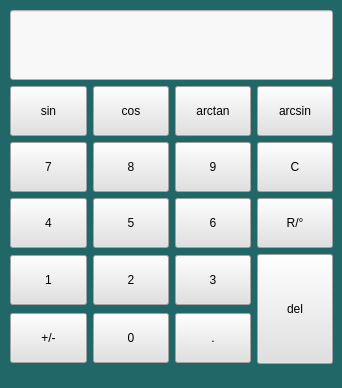
<?xml version="1.0" encoding="UTF-8"?>
<ui version="4.0">
 <class>MainWindow</class>
 <widget class="QMainWindow" name="MainWindow">
  <property name="geometry">
   <rect>
    <x>0</x>
    <y>0</y>
    <width>342</width>
    <height>388</height>
   </rect>
  </property>
  <property name="windowTitle">
   <string>Calculator</string>
  </property>
  <property name="styleSheet">
   <string notr="true">background-color: rgb(34, 103, 103);</string>
  </property>
  <widget class="QWidget" name="centralwidget">
   <property name="tabletTracking">
    <bool>false</bool>
   </property>
   <widget class="QWidget" name="layoutWidget">
    <property name="geometry">
     <rect>
      <x>10</x>
      <y>10</y>
      <width>323</width>
      <height>356</height>
     </rect>
    </property>
    <layout class="QGridLayout" name="gridLayout">
     <item row="1" column="0">
      <widget class="QPushButton" name="sin_button">
       <property name="minimumSize">
        <size>
         <width>75</width>
         <height>50</height>
        </size>
       </property>
       <property name="styleSheet">
        <string notr="true">QPushButton{background-color: rgb(225, 225, 225);
font: 75 12pt &quot;Arial&quot;;}
QPushButton:hover { background-color: rgb(243, 243, 243); }
</string>
       </property>
       <property name="text">
        <string>sin</string>
       </property>
       <property name="iconSize">
        <size>
         <width>32</width>
         <height>32</height>
        </size>
       </property>
      </widget>
     </item>
     <item row="1" column="1">
      <widget class="QPushButton" name="cos_button">
       <property name="minimumSize">
        <size>
         <width>0</width>
         <height>50</height>
        </size>
       </property>
       <property name="styleSheet">
        <string notr="true">QPushButton{background-color: rgb(225, 225, 225);
font: 75 12pt &quot;Arial&quot;;}
QPushButton:hover { background-color: rgb(243, 243, 243); }
</string>
       </property>
       <property name="text">
        <string>cos</string>
       </property>
      </widget>
     </item>
     <item row="1" column="3">
      <widget class="QPushButton" name="arcsin_button">
       <property name="minimumSize">
        <size>
         <width>75</width>
         <height>50</height>
        </size>
       </property>
       <property name="styleSheet">
        <string notr="true">QPushButton{background-color: rgb(225, 225, 225);
font: 75 12pt &quot;Arial&quot;;}
QPushButton:hover { background-color: rgb(243, 243, 243); }
</string>
       </property>
       <property name="text">
        <string>arcsin</string>
       </property>
      </widget>
     </item>
     <item row="2" column="1">
      <widget class="QPushButton" name="number_8_button">
       <property name="minimumSize">
        <size>
         <width>0</width>
         <height>50</height>
        </size>
       </property>
       <property name="styleSheet">
        <string notr="true">QPushButton{background-color: rgb(225, 225, 225);
font: 75 12pt &quot;Arial&quot;;}
QPushButton:hover { background-color: rgb(243, 243, 243); }
</string>
       </property>
       <property name="text">
        <string>8</string>
       </property>
      </widget>
     </item>
     <item row="2" column="2">
      <widget class="QPushButton" name="number_9_button">
       <property name="minimumSize">
        <size>
         <width>0</width>
         <height>50</height>
        </size>
       </property>
       <property name="styleSheet">
        <string notr="true">QPushButton{background-color: rgb(225, 225, 225);
font: 75 12pt &quot;Arial&quot;;}
QPushButton:hover { background-color: rgb(243, 243, 243); }
</string>
       </property>
       <property name="text">
        <string>9</string>
       </property>
      </widget>
     </item>
     <item row="2" column="0">
      <widget class="QPushButton" name="number_7_button">
       <property name="minimumSize">
        <size>
         <width>0</width>
         <height>50</height>
        </size>
       </property>
       <property name="styleSheet">
        <string notr="true">QPushButton{background-color: rgb(225, 225, 225);
font: 75 12pt &quot;Arial&quot;;}
QPushButton:hover { background-color: rgb(243, 243, 243); }
</string>
       </property>
       <property name="text">
        <string>7</string>
       </property>
      </widget>
     </item>
     <item row="3" column="0">
      <widget class="QPushButton" name="number_4_button">
       <property name="minimumSize">
        <size>
         <width>0</width>
         <height>50</height>
        </size>
       </property>
       <property name="styleSheet">
        <string notr="true">QPushButton{background-color: rgb(225, 225, 225);
font: 75 12pt &quot;Arial&quot;;}
QPushButton:hover { background-color: rgb(243, 243, 243); }
</string>
       </property>
       <property name="text">
        <string>4</string>
       </property>
      </widget>
     </item>
     <item row="3" column="2">
      <widget class="QPushButton" name="number_6_button">
       <property name="minimumSize">
        <size>
         <width>0</width>
         <height>50</height>
        </size>
       </property>
       <property name="styleSheet">
        <string notr="true">QPushButton{background-color: rgb(225, 225, 225);
font: 75 12pt &quot;Arial&quot;;}
QPushButton:hover { background-color: rgb(243, 243, 243); }
</string>
       </property>
       <property name="text">
        <string>6</string>
       </property>
      </widget>
     </item>
     <item row="4" column="0">
      <widget class="QPushButton" name="number_1_button">
       <property name="minimumSize">
        <size>
         <width>0</width>
         <height>50</height>
        </size>
       </property>
       <property name="styleSheet">
        <string notr="true">QPushButton{background-color: rgb(225, 225, 225);
font: 75 12pt &quot;Arial&quot;;}
QPushButton:hover { background-color: rgb(243, 243, 243); }
</string>
       </property>
       <property name="text">
        <string>1</string>
       </property>
      </widget>
     </item>
     <item row="4" column="1">
      <widget class="QPushButton" name="number_2_button">
       <property name="minimumSize">
        <size>
         <width>0</width>
         <height>50</height>
        </size>
       </property>
       <property name="styleSheet">
        <string notr="true">QPushButton{background-color: rgb(225, 225, 225);
font: 75 12pt &quot;Arial&quot;;}
QPushButton:hover { background-color: rgb(243, 243, 243); }
</string>
       </property>
       <property name="text">
        <string>2</string>
       </property>
      </widget>
     </item>
     <item row="4" column="3" rowspan="2">
      <widget class="QPushButton" name="del_button">
       <property name="minimumSize">
        <size>
         <width>0</width>
         <height>110</height>
        </size>
       </property>
       <property name="styleSheet">
        <string notr="true">QPushButton{background-color: rgb(225, 225, 225);
font: 75 12pt &quot;Arial&quot;;}
QPushButton:hover { background-color: rgb(243, 243, 243); }
</string>
       </property>
       <property name="text">
        <string>del</string>
       </property>
      </widget>
     </item>
     <item row="3" column="3">
      <widget class="QPushButton" name="radian_button">
       <property name="minimumSize">
        <size>
         <width>0</width>
         <height>50</height>
        </size>
       </property>
       <property name="styleSheet">
        <string notr="true">QPushButton{background-color: rgb(225, 225, 225);
font: 75 12pt &quot;Arial&quot;;}
QPushButton:hover { background-color: rgb(243, 243, 243); }
</string>
       </property>
       <property name="text">
        <string>R/°</string>
       </property>
      </widget>
     </item>
     <item row="5" column="1">
      <widget class="QPushButton" name="number_0_button">
       <property name="minimumSize">
        <size>
         <width>0</width>
         <height>50</height>
        </size>
       </property>
       <property name="styleSheet">
        <string notr="true">QPushButton{background-color: rgb(225, 225, 225);
font: 75 12pt &quot;Arial&quot;;}
QPushButton:hover { background-color: rgb(243, 243, 243); }
</string>
       </property>
       <property name="text">
        <string>0</string>
       </property>
      </widget>
     </item>
     <item row="5" column="2">
      <widget class="QPushButton" name="dot_button">
       <property name="minimumSize">
        <size>
         <width>0</width>
         <height>50</height>
        </size>
       </property>
       <property name="styleSheet">
        <string notr="true">QPushButton{background-color: rgb(225, 225, 225);
font: 75 12pt &quot;Arial&quot;;}
QPushButton:hover { background-color: rgb(243, 243, 243); }
</string>
       </property>
       <property name="text">
        <string>.</string>
       </property>
      </widget>
     </item>
     <item row="4" column="2">
      <widget class="QPushButton" name="number_3_button">
       <property name="minimumSize">
        <size>
         <width>0</width>
         <height>50</height>
        </size>
       </property>
       <property name="styleSheet">
        <string notr="true">QPushButton{background-color: rgb(225, 225, 225);
font: 75 12pt &quot;Arial&quot;;}
QPushButton:hover { background-color: rgb(243, 243, 243); }
</string>
       </property>
       <property name="text">
        <string>3</string>
       </property>
      </widget>
     </item>
     <item row="2" column="3">
      <widget class="QPushButton" name="reset_button">
       <property name="minimumSize">
        <size>
         <width>0</width>
         <height>50</height>
        </size>
       </property>
       <property name="styleSheet">
        <string notr="true">QPushButton{background-color: rgb(225, 225, 225);
font: 75 12pt &quot;Arial&quot;;}
QPushButton:hover { background-color: rgb(243, 243, 243); }
</string>
       </property>
       <property name="text">
        <string>C</string>
       </property>
      </widget>
     </item>
     <item row="5" column="0">
      <widget class="QPushButton" name="sign_button">
       <property name="minimumSize">
        <size>
         <width>0</width>
         <height>50</height>
        </size>
       </property>
       <property name="styleSheet">
        <string notr="true">QPushButton{background-color: rgb(225, 225, 225);
font: 75 12pt &quot;Arial&quot;;}
QPushButton:hover { background-color: rgb(243, 243, 243); }
</string>
       </property>
       <property name="text">
        <string>+/-</string>
       </property>
      </widget>
     </item>
     <item row="1" column="2">
      <widget class="QPushButton" name="arctan_button">
       <property name="minimumSize">
        <size>
         <width>75</width>
         <height>50</height>
        </size>
       </property>
       <property name="styleSheet">
        <string notr="true">QPushButton{background-color: rgb(225, 225, 225);
font: 75 12pt &quot;Arial&quot;;}
QPushButton:hover { background-color: rgb(243, 243, 243); }
</string>
       </property>
       <property name="text">
        <string>arctan</string>
       </property>
      </widget>
     </item>
     <item row="3" column="1">
      <widget class="QPushButton" name="number_5_button">
       <property name="minimumSize">
        <size>
         <width>0</width>
         <height>50</height>
        </size>
       </property>
       <property name="styleSheet">
        <string notr="true">QPushButton{background-color: rgb(225, 225, 225);
font: 75 12pt &quot;Arial&quot;;}
QPushButton:hover { background-color: rgb(243, 243, 243); }
</string>
       </property>
       <property name="text">
        <string>5</string>
       </property>
      </widget>
     </item>
     <item row="0" column="0" colspan="4">
      <widget class="QLineEdit" name="display_box">
       <property name="minimumSize">
        <size>
         <width>321</width>
         <height>70</height>
        </size>
       </property>
       <property name="styleSheet">
        <string notr="true">background-color: rgb(248, 248, 248);
font: 75 20pt &quot;Arial&quot;;</string>
       </property>
       <property name="text">
        <string/>
       </property>
       <property name="alignment">
        <set>Qt::AlignRight|Qt::AlignTrailing|Qt::AlignVCenter</set>
       </property>
      </widget>
     </item>
    </layout>
   </widget>
  </widget>
  <widget class="QStatusBar" name="statusbar"/>
 </widget>
 <resources/>
 <connections/>
</ui>
